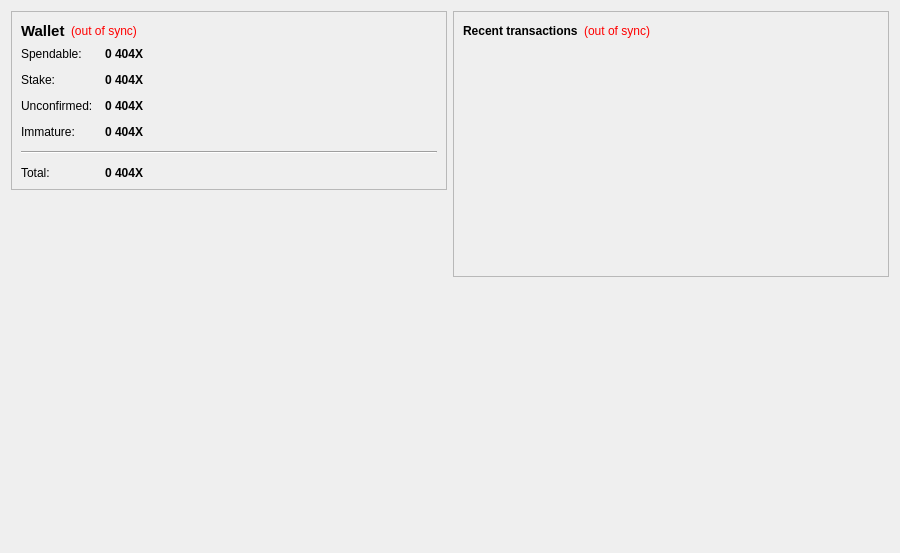
<?xml version="1.0" encoding="UTF-8"?>
<ui version="4.0">
 <class>OverviewPage</class>
 <widget class="QWidget" name="OverviewPage">
  <property name="geometry">
   <rect>
    <x>0</x>
    <y>0</y>
    <width>900</width>
    <height>553</height>
   </rect>
  </property>
  <property name="windowTitle">
   <string>Form</string>
  </property>
  <layout class="QHBoxLayout" name="horizontalLayout" stretch="1,1">
   <item>
    <layout class="QVBoxLayout" name="verticalLayout_2">
     <item>
      <widget class="QFrame" name="frame">
       <property name="frameShape">
        <enum>QFrame::StyledPanel</enum>
       </property>
       <property name="frameShadow">
        <enum>QFrame::Raised</enum>
       </property>
       <layout class="QVBoxLayout" name="verticalLayout_4">
        <item>
         <layout class="QHBoxLayout" name="horizontalLayout_4">
          <item>
           <widget class="QLabel" name="label_5">
            <property name="font">
             <font>
              <pointsize>11</pointsize>
              <weight>75</weight>
              <bold>true</bold>
             </font>
            </property>
            <property name="text">
             <string>Wallet</string>
            </property>
           </widget>
          </item>
          <item>
           <widget class="QLabel" name="labelWalletStatus">
            <property name="toolTip">
             <string>The displayed information may be out of date. Your wallet automatically synchronizes with the 404X network after a connection is established, but this process has not completed yet.</string>
            </property>
            <property name="styleSheet">
             <string notr="true">QLabel { color: red; }</string>
            </property>
            <property name="text">
             <string notr="true">(out of sync)</string>
            </property>
            <property name="alignment">
             <set>Qt::AlignLeading|Qt::AlignLeft|Qt::AlignVCenter</set>
            </property>
           </widget>
          </item>
          <item>
           <spacer name="horizontalSpacer_2">
            <property name="orientation">
             <enum>Qt::Horizontal</enum>
            </property>
            <property name="sizeHint" stdset="0">
             <size>
              <width>40</width>
              <height>20</height>
             </size>
            </property>
           </spacer>
          </item>
         </layout>
        </item>
        <item>
         <layout class="QFormLayout" name="formLayout_2">
          <property name="fieldGrowthPolicy">
           <enum>QFormLayout::AllNonFixedFieldsGrow</enum>
          </property>
          <property name="horizontalSpacing">
           <number>12</number>
          </property>
          <property name="verticalSpacing">
           <number>12</number>
          </property>
          <item row="0" column="0">
           <widget class="QLabel" name="label">
            <property name="text">
             <string>Spendable:</string>
            </property>
           </widget>
          </item>
          <item row="0" column="1">
           <widget class="QLabel" name="labelBalance">
            <property name="font">
             <font>
              <weight>75</weight>
              <bold>true</bold>
             </font>
            </property>
            <property name="cursor">
             <cursorShape>IBeamCursor</cursorShape>
            </property>
            <property name="toolTip">
             <string>Your current spendable balance</string>
            </property>
            <property name="text">
             <string notr="true">0 404X</string>
            </property>
            <property name="textInteractionFlags">
             <set>Qt::LinksAccessibleByMouse|Qt::TextSelectableByKeyboard|Qt::TextSelectableByMouse</set>
            </property>
           </widget>
          </item>
          <item row="1" column="0">
           <widget class="QLabel" name="label_6">
            <property name="text">
             <string>Stake:</string>
            </property>
           </widget>
          </item>
          <item row="1" column="1">
           <widget class="QLabel" name="labelStake">
            <property name="font">
             <font>
              <weight>75</weight>
              <bold>true</bold>
             </font>
            </property>
            <property name="cursor">
             <cursorShape>IBeamCursor</cursorShape>
            </property>
            <property name="toolTip">
             <string>Total of coins that were staked, and do not yet count toward the current balance</string>
            </property>
            <property name="text">
             <string notr="true">0 404X</string>
            </property>
            <property name="textInteractionFlags">
             <set>Qt::LinksAccessibleByMouse|Qt::TextSelectableByKeyboard|Qt::TextSelectableByMouse</set>
            </property>
           </widget>
          </item>
          <item row="2" column="0">
           <widget class="QLabel" name="label_3">
            <property name="text">
             <string>Unconfirmed:</string>
            </property>
           </widget>
          </item>
          <item row="2" column="1">
           <widget class="QLabel" name="labelUnconfirmed">
            <property name="font">
             <font>
              <weight>75</weight>
              <bold>true</bold>
             </font>
            </property>
            <property name="cursor">
             <cursorShape>IBeamCursor</cursorShape>
            </property>
            <property name="toolTip">
             <string>Total of transactions that have yet to be confirmed, and do not yet count toward the current balance</string>
            </property>
            <property name="text">
             <string notr="true">0 404X</string>
            </property>
            <property name="textInteractionFlags">
             <set>Qt::LinksAccessibleByMouse|Qt::TextSelectableByKeyboard|Qt::TextSelectableByMouse</set>
            </property>
           </widget>
          </item>
          <item row="3" column="0">
           <widget class="QLabel" name="labelImmatureText">
            <property name="text">
             <string>Immature:</string>
            </property>
           </widget>
          </item>
          <item row="3" column="1">
           <widget class="QLabel" name="labelImmature">
            <property name="font">
             <font>
              <weight>75</weight>
              <bold>true</bold>
             </font>
            </property>
            <property name="toolTip">
             <string>Mined balance that has not yet matured</string>
            </property>
            <property name="text">
             <string notr="true">0 404X</string>
            </property>
            <property name="textInteractionFlags">
             <set>Qt::LinksAccessibleByMouse|Qt::TextSelectableByKeyboard|Qt::TextSelectableByMouse</set>
            </property>
           </widget>
          </item>
          <item row="4" column="0" colspan="2">
           <widget class="Line" name="line">
            <property name="orientation">
             <enum>Qt::Horizontal</enum>
            </property>
           </widget>
          </item>
          <item row="5" column="0">
           <widget class="QLabel" name="labelTotalText">
            <property name="text">
             <string>Total:</string>
            </property>
           </widget>
          </item>
          <item row="5" column="1">
           <widget class="QLabel" name="labelTotal">
            <property name="font">
             <font>
              <weight>75</weight>
              <bold>true</bold>
             </font>
            </property>
            <property name="cursor">
             <cursorShape>IBeamCursor</cursorShape>
            </property>
            <property name="toolTip">
             <string>Your current total balance</string>
            </property>
            <property name="text">
             <string notr="true">0 404X</string>
            </property>
            <property name="textInteractionFlags">
             <set>Qt::LinksAccessibleByMouse|Qt::TextSelectableByKeyboard|Qt::TextSelectableByMouse</set>
            </property>
           </widget>
          </item>
         </layout>
        </item>
       </layout>
      </widget>
     </item>
     <item>
      <spacer name="verticalSpacer">
       <property name="orientation">
        <enum>Qt::Vertical</enum>
       </property>
       <property name="sizeHint" stdset="0">
        <size>
         <width>20</width>
         <height>40</height>
        </size>
       </property>
      </spacer>
     </item>
     <item>
      <widget class="QLabel" name="label_2">
       <property name="autoFillBackground">
        <bool>true</bool>
       </property>
       <property name="text">
        <string/>
       </property>
       <property name="pixmap">
        <pixmap resource="../bitcoin.qrc">:/images/wallet</pixmap>
       </property>
       <property name="scaledContents">
        <bool>false</bool>
       </property>
       <property name="alignment">
        <set>Qt::AlignCenter</set>
       </property>
       <property name="margin">
        <number>0</number>
       </property>
      </widget>
     </item>
    </layout>
   </item>
   <item>
    <layout class="QVBoxLayout" name="verticalLayout_3">
     <item>
      <widget class="QFrame" name="frame_2">
       <property name="frameShape">
        <enum>QFrame::StyledPanel</enum>
       </property>
       <property name="frameShadow">
        <enum>QFrame::Raised</enum>
       </property>
       <layout class="QVBoxLayout" name="verticalLayout">
        <item>
         <layout class="QHBoxLayout" name="horizontalLayout_2">
          <item>
           <widget class="QLabel" name="label_4">
            <property name="text">
             <string>&lt;b&gt;Recent transactions&lt;/b&gt;</string>
            </property>
           </widget>
          </item>
          <item>
           <widget class="QLabel" name="labelTransactionsStatus">
            <property name="toolTip">
             <string>The displayed information may be out of date. Your wallet automatically synchronizes with the 404X network after a connection is established, but this process has not completed yet.</string>
            </property>
            <property name="styleSheet">
             <string notr="true">QLabel { color: red; }</string>
            </property>
            <property name="text">
             <string notr="true">(out of sync)</string>
            </property>
            <property name="alignment">
             <set>Qt::AlignRight|Qt::AlignTrailing|Qt::AlignVCenter</set>
            </property>
           </widget>
          </item>
          <item>
           <spacer name="horizontalSpacer">
            <property name="orientation">
             <enum>Qt::Horizontal</enum>
            </property>
            <property name="sizeHint" stdset="0">
             <size>
              <width>40</width>
              <height>20</height>
             </size>
            </property>
           </spacer>
          </item>
         </layout>
        </item>
        <item>
         <widget class="QListView" name="listTransactions">
          <property name="styleSheet">
           <string notr="true">QListView { background: transparent; }</string>
          </property>
          <property name="frameShape">
           <enum>QFrame::NoFrame</enum>
          </property>
          <property name="verticalScrollBarPolicy">
           <enum>Qt::ScrollBarAlwaysOff</enum>
          </property>
          <property name="horizontalScrollBarPolicy">
           <enum>Qt::ScrollBarAlwaysOff</enum>
          </property>
          <property name="selectionMode">
           <enum>QAbstractItemView::NoSelection</enum>
          </property>
         </widget>
        </item>
       </layout>
      </widget>
     </item>
     <item>
      <spacer name="verticalSpacer_2">
       <property name="orientation">
        <enum>Qt::Vertical</enum>
       </property>
       <property name="sizeHint" stdset="0">
        <size>
         <width>20</width>
         <height>40</height>
        </size>
       </property>
      </spacer>
     </item>
    </layout>
   </item>
  </layout>
 </widget>
 <resources>
  <include location="../bitcoin.qrc"/>
 </resources>
 <connections/>
</ui>
